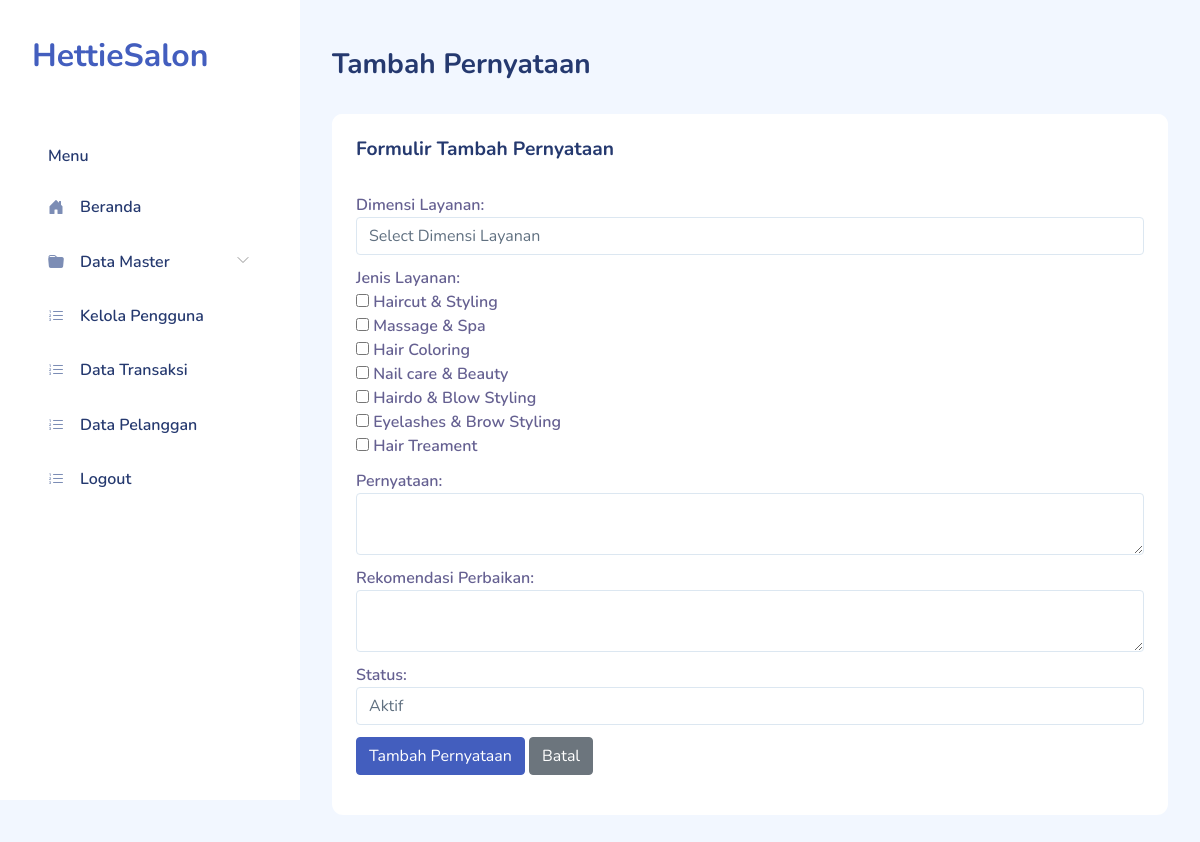
The app's page /tambah_pernyataan.php (signed in), older data.
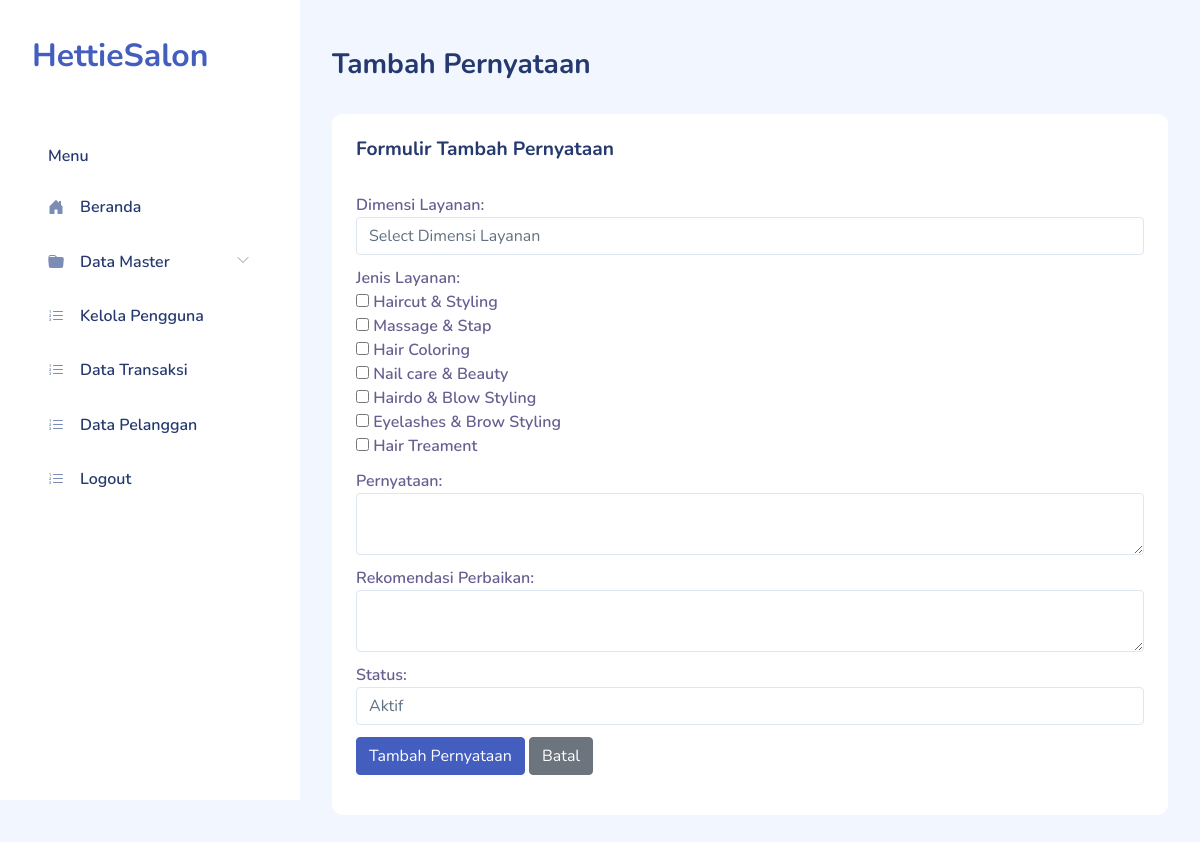
The same page, newer data.
### tables this page shows
CREATE TABLE `layanan` (
  `id_jenis_layanan` int(11) NOT NULL,
  `jenis_layanan` varchar(255) NOT NULL
);

### tambah_pernyataan.php (the view, shortened to what this page needs)
<?php
require __DIR__ . '/include/conn.php';
require "layout/head.php";
?>
<!DOCTYPE html>
<html lang="en">
<head>
</head>
<body>
<div id="app">
    <?php require "layout/sidebar.php"; ?>
    <div id="main">
        <div class="page-heading">
            <h3>Tambah Pernyataan</h3>
        </div>
        <div class="page-content">
            <section class="row">
                <div class="col-12">
                    <div class="card">
                        <div class="card-header">
                            <h4>Formulir Tambah Pernyataan</h4>
                        </div>
                        <div class="card-body">
                            <form action="tambah_pernyataan.php" method="POST">
                                <div class="form-group">
                                    <label for="dimensi_layanan">Dimensi Layanan:</label>
                                    <select name="dimensi_layanan" id="dimensi_layanan" class="form-control" required>
                                        <option value="">Select Dimensi Layanan</option>
                                    </select>
                                </div>
                                <div class="form-group">
                                    <label for="jenis_layanan">Jenis Layanan:</label><br>
                                    <?php
                                    $query_layanan = "SELECT id_jenis_layanan, jenis_layanan FROM layanan";
                                    $result_layanan = $db->query($query_layanan);
                                    while ($row_layanan = $result_layanan->fetch_assoc()) {
                                        echo "<label><input type='checkbox' name='jenis_layanan[]' value='{$row_layanan['id_jenis_layanan']}'> {$row_layanan['jenis_layanan']}</label><br>";
                                    }
                                    ?>
                                </div>
                                <div class="form-group">
                                    <label for="pernyataan">Pernyataan:</label>
                                    <textarea name="pernyataan" id="pernyataan" class="form-control" required></textarea>
                                </div>
                                <div class="form-group">
                                    <label for="rekomendasi_perbaikan">Rekomendasi Perbaikan:</label>
                                    <textarea name="rekomendasi_perbaikan" id="rekomendasi_perbaikan" class="form-control" required></textarea>
                                </div>
                                <div class="form-group">
                                    <label for="status">Status:</label>
                                    <select name="status" id="status" class="form-control" required>
                                        <option value="aktif">Aktif</option>
                                    </select>
                                </div>
                                <button type="submit" class="btn btn-primary">Tambah Pernyataan</button>
                                <button type="button" class="btn btn-secondary" onclick="window.location.href='data_pernyataan.php'">Batal</button>
                            </form>
                        </div>
                    </div>
                </div>
            </section>
        </div>
    </div>
</div>
</body>
</html>

Row changes from the older to the newer data that the page shows:
changed layanan: jenis_layanan "Massage & Spa" → "Massage & Stap"
